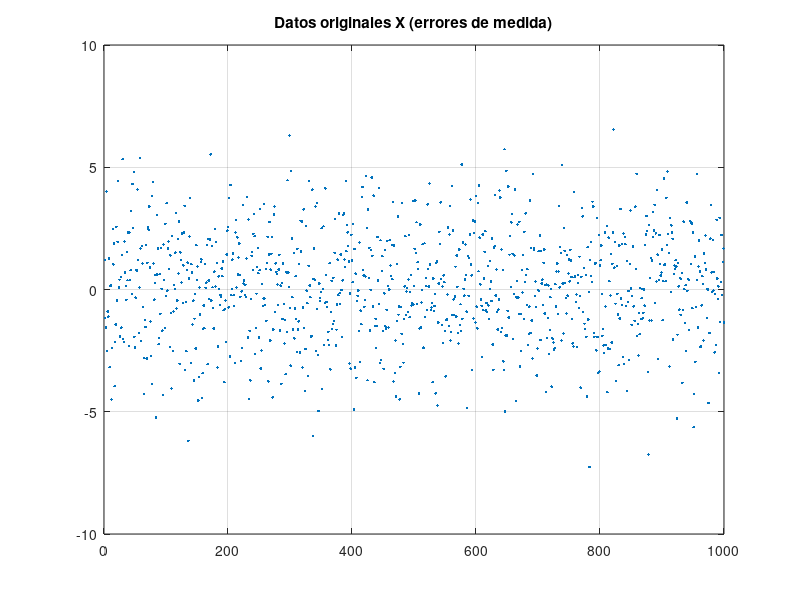
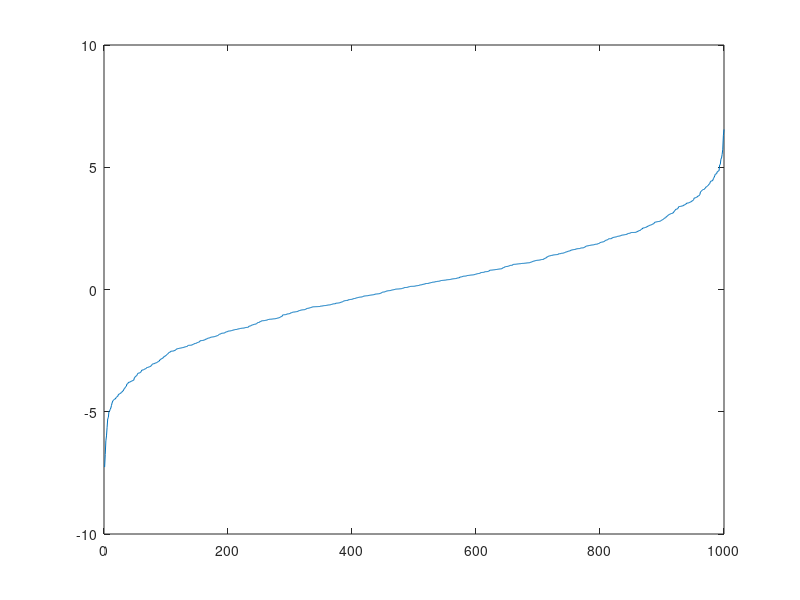
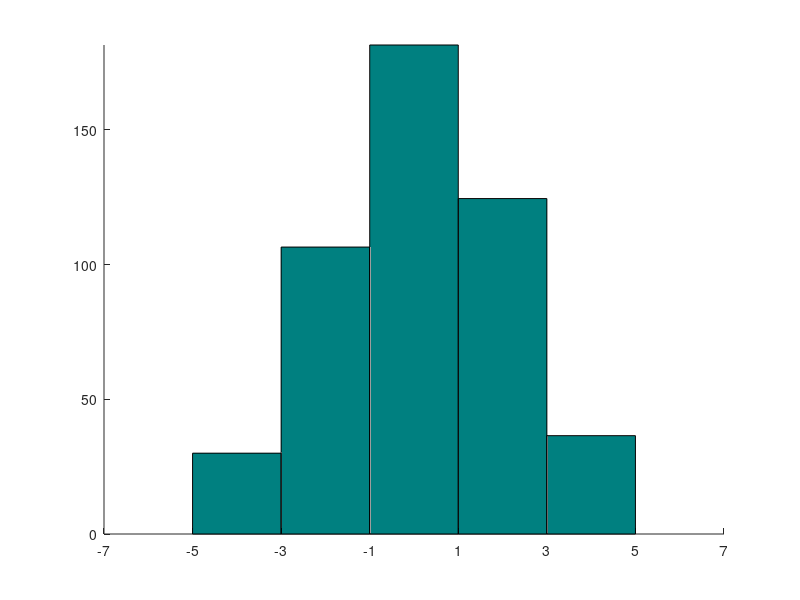
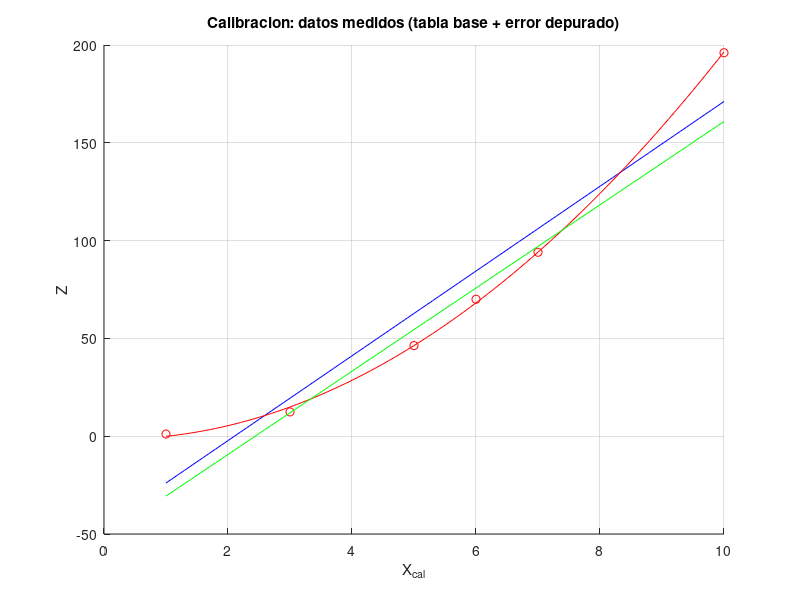

These figures' MATLAB source, in order:
%=====================================================================
% CAPITULO 3. ESTADISTICA DESCRIPTIVA Y CALIBRACION DE MEDIDAS EN TELECOMUNICACIONES
% Matematica computacional para telecomunicaciones.
% Un enfoque practico con Octave y MATLAB.
% Irene Gomez Bueno y Pablo Guerrero Garcia.
%
% Ejecutar desde esta carpeta tras haber ejecutado iniciar.m en la raiz
% del repositorio.
%=====================================================================

%% ---------------------------------------------------
%% Depuracion de errores de medida: datos anomalos
%% ---------------------------------------------------
%================================================
% CAPITULO 3 - Depuracion de outliers
%================================================
clear all; close all; clc; format long;
disp('.............................................')
disp('CAPITULO 3 - Depuracion de outliers')
disp('.............................................')

%Cargamos los datos desde el fichero datos.mat
load datos
whos %Vemos que variables hay definidas
N = length(X);

%Visualizamos los datos originales (errores de medida)
figure(1); plot(X,'.'); grid on;
title('Datos originales X (errores de medida)');

%Ordenamos la muestra para localizar cuartiles
XX = sort(X);
figure(2), plot(XX); %Ordenamos los datos de X en la variable XX usando sort y los dibujamos en la figura 2

%Calculamos cuartiles con una regla discreta simple (con interpolacion)
disp ('Obtengamos los cuartiles')
n1=N*1/4 , n2=N*1/2 , n3=N*3/4 %calculamos cN para c de cada cuartil
nn1=floor(n1), nn2=floor(n2), nn3=floor(n3) %queremos comprobar si cN es un numero natural usando floor
%floor(cN) devuelve el entero inferior a cN truncando

%Calculamos el primer cuartil
if n1 == nn1, Q1=(XX(nn1)+XX(nn1+1))/2, else, Q1=XX(nn1+1), end;
%Calculamos el segundo cuartil , que es la mediana
if n2 == nn2, Me=(XX(nn2)+XX(nn2+1))/2, else, Me=XX(nn2+1), end;
%Calculamos el tercer cuartil
if n3 == nn3, Q3 =(XX(nn3)+XX(nn3+1))/2, else,
Q3=XX(nn3+1), end;

disp('Obtengamos el intervalo para datos no anomalos')
Lmin=Me-3*(Me-Q1); %Calculamos el extremo inferior del intervalo para datos no anomalos del enunciado y lo guardamos en Lmin
Lmax=Me+3*(Q3-Me); %Calculamos el extremo superior del intervalo para datos no anomalos del enunciado y lo guardamos en Lmax
disp('Vamos a buscar los datos no anomalos')
La = find((X > Lmax)|(X < Lmin)); %Utilizamos el comando find para filtrar los datos de X menores que Lmin o los mayores de Lmax
L = find((X <= Lmax)&(X >= Lmin)); %Utilizamos el comando find para filtrar los datos de X mayores o iguales que Lmin y menores o iguales que Lmax (es decir, los contenidos en el intervalo del enunciado)

Y=X(L); %Creamos la variable Y con los datos de X no anomalos (los que pertenecen al intervalo del enunciado)
Ny = length(Y);

disp('Numero de outliers eliminados: ')
length(La)

%Comparamos media y varianza (varianza poblacional: divisor N)
mediaX = mean(X);
varX   = var(X,1);

mediaY = mean(Y);
varY   = var(Y,1);

disp('Comparacion [media varianza]: filas (X, Y)')
[mediaX, varX;
 mediaY, varY]

%Ojo: al no tener mismas medias, no basta con ver quien tiene mas desviacion tipica (hay que calcular coeficientes de variacion, con la salvedad de que hay positivos y negativos)

%% ---------------------------------------------------
%% Caracterizacion estadistica del error
%% ---------------------------------------------------
disp('.............................................')
disp('CAPITULO 3 - Caracterizacion estadistica')
disp('.............................................')

%-----------------------------
%(A) Medidas SIN agrupar sobre Y
%-----------------------------
disp('--- Medidas sin agrupar (Y) ---')

YY = sort(Y);
Ny = length(Y);

%Cuartiles discretos (misma regla que en la depuracion de outliers)
n1 = Ny/4;  n2 = Ny/2;  n3 = 3*Ny/4;
nn1 = floor(n1); nn2 = floor(n2); nn3 = floor(n3);
if n1 == nn1, Q1Y = (YY(nn1)+YY(nn1+1))/2; else, Q1Y = YY(nn1+1); end
if n2 == nn2, MeY = (YY(nn2)+YY(nn2+1))/2; else, MeY = YY(nn2+1); end
if n3 == nn3, Q3Y = (YY(nn3)+YY(nn3+1))/2; else, Q3Y = YY(nn3+1); end

Q1Y, MeY, Q3Y

% Medidas basicas
mediaY = mean(Y);
varY   = var(Y,1); %Varianza
sY     = sqrt(varY);
sesgoY = skewness(Y); %Fisher
curtY  = kurtosis(Y) - 3; %Curtosis

mediaY, varY, sY, sesgoY, curtY

DMY = mean(abs(Y-mediaY)); %Desviacion media respecto a la media
MCY = sqrt(mean((Y-mediaY).^2)); %Media cuadratica de las desviaciones a la media
DMY, MCY

%-----------------------------
% (B) Agrupacion en 7 clases + histograma por densidades
%-----------------------------
disp('--- Medidas agrupadas (7 clases) ---')

disp ('Vamos a agrupar los datos en 7 clases')
n = zeros(1,7); %Agrupemos los datos de Y en 7 clases
%Para ello creamos un vector fila n de 7 componentes con las frecuencias absolutas que inicializamos a cero.
for k = 1:Ny %En un bucle, barremos los datos en Y, vemos a que clase pertenece e incrementamos en uno su frecuencia absoluta
    if Y(k) < -5
      n(1)=n(1)+1;
    elseif Y(k) < -3
      n(2)=n(2)+1;
    elseif Y(k) < -1
      n(3)=n(3)+1;
    elseif Y(k) < 1
      n(4)=n(4)+1;
    elseif Y(k) < 3
      n(5)=n(5)+1;
    elseif Y(k) < 5
      n(6)=n(6)+1;
    else
      n(7)=n(7)+1;
    end
end
n

Li = [-7, -5, -3, -1, 1, 3, 5, 7]; %limites
x  = [-6 -4 -2 0 2 4 6]; %Marcas de clase: para obtener las marcas de clase usamos el criterio de intervalos de amplitud infinita

disp('Calculemos la moda')
a  = diff(Li); h = n./a; %Obtenemos la amplitud de cada clase y su altura en el histograma

function barhistc(limits,heights)
    % (by Pablo Guerrero-Garcia <pablito@ctima.uma.es>, May 2025)
    % (   Dept. Applied Mathematics, University of Malaga, Spain)
    % Version adaptada: recibe todos los extremos de las clases (n+1 valores)
    widths = diff(limits); figure, hold on
    for currect=[limits(1:end-1);zeros(size(heights));widths;heights]
        rectangle('Position',currect','FaceColor',[0 0.5 0.5]);
    end; xticks(limits)
    axis([limits(1) limits(end) 0 min(heights)/2+max(heights)]), hold off
endfunction

barhistc(Li,h), hold on;
%plot(x,h); %Descomentar si quiero el poligono de frecuencias
hold off;
%histograma sin normalizar, i.e., en funcion de ni y no de fi

[val,ind]=max(h) %Obtenemos la clase modal, que es la que tiene mayor altura en el histograma: ind es el indice de la clase modal
d1=h(ind)-h(ind-1), d2=h(ind)-h(ind+1) %Usaremos estas diferencias para calcular la moda
Mo=Li(ind)+a(ind)*d1/(d1+d2) %formula de la moda en el caso continuo

disp('Obtengamos los cuartiles')
n1=Ny/4, n2=Ny/2, n3=3*Ny/4 %Calculamos cN con c=0.25, c=0.5 y c=0.75, para obtener Q1, Q2 y Q3
nac=cumsum(n); [n' nac'] %Con cumsum obtenemos las frecuencias absolutas acumuladas
L=find(n1<nac); ind=L(1); %Cuscamos la primera frecuencia absoluta acumulada que rebasa el valor 0.25N
Q1=Li(ind)+a(ind)*(n1-nac(ind-1))/n(ind) %Aplicamos la formula para obtener Q1
L=find(n2<nac); ind=L(1); %Buscamos la primera frecuencia absoluta acumulada que rebasa el valor 0.5N
Me=Li(ind)+a(ind)*(n2-nac(ind-1))/n(ind) %Aplicamos la formula para obtener Q2=Me (mediana)
L=find(n3<nac); ind=L(1); %Buscamos la primera frecuencia absoluta acumulada que rebasa el valor 0.75N
Q3=Li(ind)+a(ind)*(n3-nac(ind-1))/n(ind) %Aplicamos la formula para obtener Q3

disp('Obtengamos los momentos ordinarios de orden 1 a 4')
m1g=sum(n.*x)/Ny;
m2g=sum(n.*x.^2)/Ny;
m3g=sum(n.*x.^3)/Ny;
m4g=sum(n.*x.^4)/Ny;
disp('Obtengamos los momentos centrales de orden 3 y 4')
mu3g=m3g-3*m2g*m1g+2*m1g^3;
mu4g=m4g-4*m3g*m1g+6*m2g*m1g^2-3*m1g^4;

disp('Calculamos la media de x, la varianza, la desviacion tipica, el coeficiente de asimetria de Fisher y el coeficiente de puntiagudez de Fisher')
mediag=m1g;
varg=m2g-m1g^2;
sg=sqrt(varg);
sesgog=mu3g/sg^3;
curtg=mu4g/sg^4-3;
mediag, varg, sesgog, curtg

disp('obtenemos la desviacion media respecto a su media y media cuadratica de las desviaciones a su media, definiendo la variable dg=x-m1g')
dg =x-m1g;
DMg=sum(n.*abs(dg))/Ny;
MCg=sqrt(sum(n.*dg.^2)/Ny);
DMg, MCg

disp('Comparacion (sin agrupar vs agrupado): [media var sesgo curtosis]')
[mediaY, varY, sesgoY, curtY;
 mediag, varg, sesgog, curtg]

%% ---------------------------------------------------
%% Campana de calibracion
%% ---------------------------------------------------
disp('.............................................')
disp('CAPITULO 3 - Campaña de calibracion + error depurado')
disp('.............................................')

%------------------------------------------------
%Datos base: excitacion controlada y salida ideal
%------------------------------------------------
X_cal = [1 3 5 6 7 10];
Z_base = [0.5 13 47.1 68 95.3 196.5];

%------------------------------------------------
%Medida real: añadimos una fraccion del error depurado Y
%------------------------------------------------
%Usamos las 6 primeras muestras de Y para "contaminar" la calibracion.
%El factor alpha controla el nivel de perturbacion.
alpha = 0.5;
Z=Z_base+alpha*Y(1:6)

%------------------------------------------------
%Diagrama de dispersion (X_cal, Z)
%------------------------------------------------
figure; grid on; hold on;
plot(X_cal, Z, 'ro');
xlabel('X_{cal}'); ylabel('Z');
title('Calibracion: datos medidos (tabla base + error depurado)');

%------------------------------------------------
%Ajuste lineal: z = a + b x
%------------------------------------------------
disp ('Ajuste lineal')
p1 = polyfit(X_cal, Z, 1);     % p1(1)=b, p1(2)=a

disp ('Determinemos la bondad del ajuste')
N = length(X_cal);
%Medias y varianzas
mX= mean(X_cal);
mZ= mean(Z);
vX=sum(X_cal.^2)/N-mX^2; %O bien var(X_cal,1)
vZ=sum(Z.^2)/N-mZ^2; %O bien var(Z,1)
covar=sum(X_cal.*Z)/N-mX*mZ; %Covarianza
r=covar/sqrt(vX*vZ); %Coeficiente de correlacion lineal
Vr=(1-r^2)*vZ; %Varianza residual
disp('Calculo de SSE y coeficiente de determinacion (CDL) caso lineal')
SSEL=N*Vr
CDL=r^2

disp('Ajuste cuadratico')
p2=polyfit(X_cal,Z,2)
%Bondad del modelo
Ze=polyval(p2,X_cal); %Z estimados
e=Z-Ze; %Errores
Ve=var(e,1); %Varianza residual
disp('Calculo de SSE y coeficiente de determinacion caso cuadratico')
SSEC=sum(e.^2)
R2C=1-Ve/vZ

disp('Comparacion (lineal vs cuadratico): [SSE, R2]')
[SSEL, CDL;
 SSEC, R2C]

disp ('Representacion grafica de los ajustes')
hold on
%Generacion de puntos para la grafica
Xpintar = min(X_cal):0.1:max(X_cal);
ZpintarL = polyval(p1,Xpintar);
%Grafica
grid on;
plot(Xpintar,ZpintarL,'b')
ZpintarC = polyval(p2,Xpintar);
plot(Xpintar,ZpintarC,'r')

%Ajuste lineal con pesos
%------------------------------------------------
disp('Ajuste lineal con pesos')

%Pesos: damos mas peso a los puntos centrales (5,6,7)
w=[1 2 4 4 4 1]; %Pesos (a mayor w, mayor importancia)

M=[ones(length(X_cal),1) X_cal(:)] %Matriz del sistema sobredeterminado
Wsqrt=diag(sqrt(w)) %Generamos una matriz diagonal con las raices de los pesos

pw=(Wsqrt*M)\(Wsqrt*Z'); %Resolvemos el sistema sobredeterminado con pesos
aw=pw(1)
bw=pw(2)

Zw=aw+bw*X_cal; %O bien polyval([bw aw],X_cal)
ew=Z-Zw;

SSEw=sum(ew.^2); %SSE sin ponderar de la recta con pesos

disp('Comparacion de la SSE (sin ponderar) de la recta sin pesos y de la recta con pesos:')
SSEL, SSEw

%Dibujamos en la misma grafica la recta del ajuste con pesos en verde
Zpintarw = aw+bw*Xpintar; %O bien polyval([bw aw], Xpintar)
plot(Xpintar,Zpintarw,'g')
hold off

%% ---------------------------------------------------
%% Regresion lineal multiple y analisis de correlacion
%% ---------------------------------------------------
disp('.............................................')
disp('CAPITULO 3 - Regresión múltiple y análisis de correlación (RLM y SVD)')
disp('.............................................')

%Partimos de los datos de la campaña de calibracion (6 observaciones) y del error depurado Y
%X_cal, Z  y el error depurado Y
%------------------------------------------------
X_cal=X_cal(:); %Aseguramos vector columna
N=length(X_cal);

%Para usar el error depurado en la simulacion, tomamos 6 valores:
Y6=Y(1:6); %nos quedamos con los 6 primeros valores de Y
Y6=Y6(:); %aseguramos vector columna

%Construimos T y F (variables auxiliares)

%Tiempo discreto de la campaña (6 instantes)
t = (1:N)';

%T: temperatura equivalente (variacion lenta + pequeño ruido)
T=25+2*sin(2*pi*t/N)+0.2*randn(size(t));

%F: deriva/offset equivalente
F=-0.10+0.15*X_cal+0.15*randn(size(t));


disp('Ajuste RLM')
b0 = 0.20; b1 = 1.50; b2 = 0.05; b3 = 0.80; %Parametros de referencia
Z2 = b0 + b1*X_cal + b2*T + b3*F + 0.5*Y6;
M = [ones(N,1) X_cal T F]; %Matriz M del sistema sobredeterminado
beta = M\Z2; %Resolvemos el sistema sobredeterminado con la division a la izquieda

Z2M=M*beta; %valores estimados
eM=Z2-Z2M; %vector de errores

SSE_M=sum(eM.^2); %SSE para el ajuste RLM
VeM=var(eM,1);
R2_M =1-VeM/var(Z2,1); %Coeficiente de determinacion para el ajuste RLM

SSE_M, R2_M


%Covarianzas y correlaciones de D = [Z2, X_cal, T, F]
disp('Covarianzas y correlaciones')
D=[Z2 X_cal T F];
COV=cov(D,1) %matriz de covarianzas
COR=corr(D) %matriz de correlaciones

disp('Matrices centrado--escalada y tipificado--escalada')
mu=mean(D) %vector de medias
sig=std(D,1) %vector de desviaciones tipicas

Dv=(D-ones(N,1)*mu)/sqrt(N); %matriz centrado-escalada (le restamos la media y dividimos entre la raiz de N)
Dr=Dv./(ones(N,1)*sig); %matriz tipificado-escalada (dividimos la matriz centrado-escalada entre las desviaciones tipicas)

%Comprobaciones (deberian dar valores cercanos a 0)
norm(Dv'*Dv - COV)
norm(Dr'*Dr - COR)

disp('Autovalores de covarianzas/correlacions con eig y ordenados')
lambda_cov_eig=sort(eig(COV))
lambda_cor_eig=sort(eig(COR))

disp('Autovalores de covarianzas/correlacions con SVD y ordenados')
[U,S,V]  = svd(Dv);
[U2,S2,V2] = svd(Dr);

lambda_cov_svd=sort(diag(S).^2)
lambda_cor_svd=sort(diag(S2).^2)

%Comparaciones (deberian dar valores cercanos a 0)
norm(lambda_cov_eig-lambda_cov_svd)
norm(lambda_cor_eig-lambda_cor_svd)
